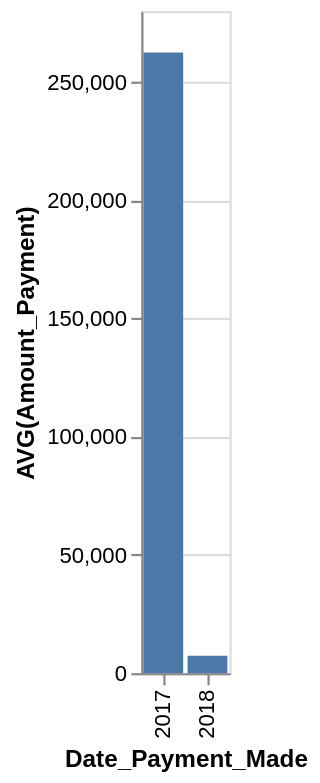

The Vega-Lite source for this figure:
### Vega-Lite specification from a JSON file in a GitHub repository (floating-point values rounded to 4 significant figures)
{"data": {"values": [{"x_data": "2017", "y_data": 262500.0}, {"x_data": "2018", "y_data": 7343}]}, "mark": "bar", "encoding": {"x": {"field": "x_data", "type": "nominal", "title": "Date_Payment_Made", "sort": {"op": "sum", "field": "y_data", "order": "descending"}}, "y": {"field": "y_data", "type": "quantitative", "title": "AVG(Amount_Payment)"}}}
